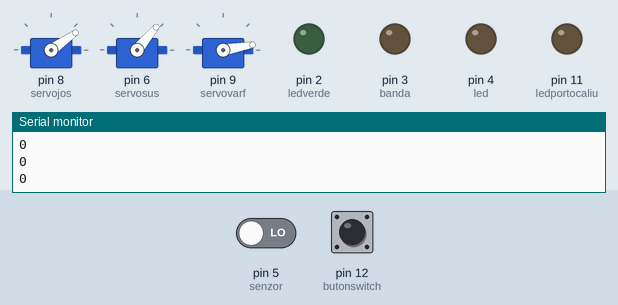
Simulated run of this sketch. Board: Arduino Uno, built with avr-gcc and run on an emulated ATmega328P. Shown: 3 × servo, output pins drawn as LEDs (lit = HIGH), the last lines printed to the serial monitor. The inputs (shaded band) are chosen by the test bench; at power-on: pin 12 (butonswitch) LOW, pin 5 (senzor) LOW.

Above: at 5.2 s.
5.3 s: pin 12 (butonswitch) pulled HIGH for 0.15 s
At 5.8 s:
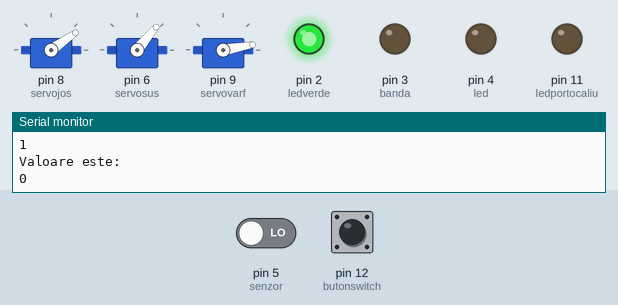
At 20.3 s:
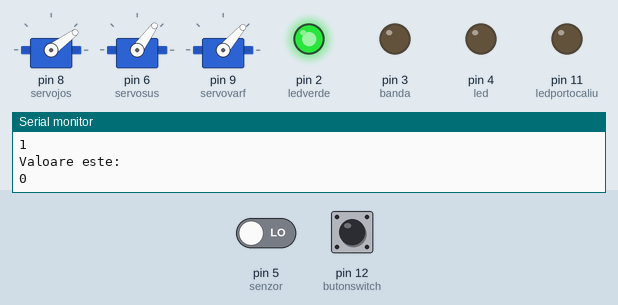
20.4 s: pin 5 (senzor) driven LOW
At 24.8 s:
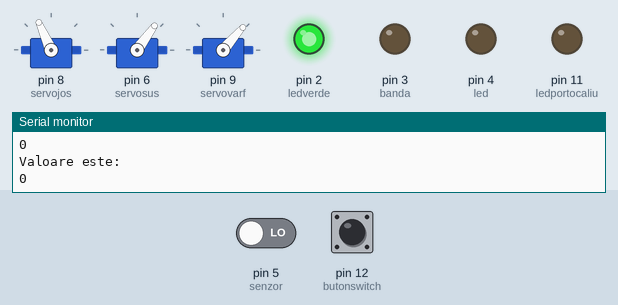
Timing chart, 0 to 29.4 s (numbered marks = the images above; inputs shaded):
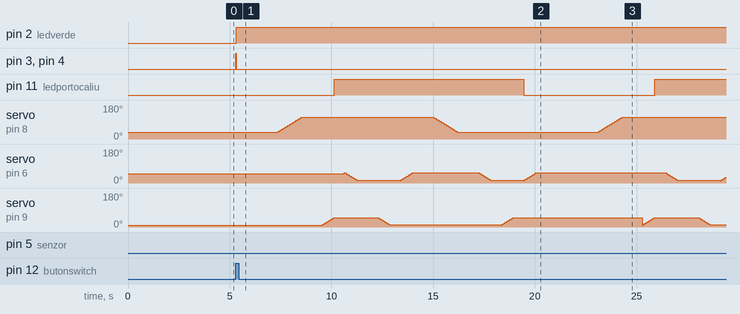

Measured:
- after the input at 5.3 s, pin 2 (ledverde): LOW → HIGH at once; pin 3 (banda), pin 4 (led): LOW → HIGH at once, → LOW 0.02 s later; pin 11 (ledportocaliu): LOW → HIGH after 4.8 s, → LOW 9.3 s later; servo on pin 8 (servojos): rises from 35° to 115° in 7.7 s, then falls to 36° in 1.2 s

The sketch:

Servodiplomafinal.ino
```cpp
#include <Servo.h>

Servo servosus;
Servo servojos;
Servo servovarf;
int angle = 35;
int angle1 = 50;
int angle2 = 10;


int senzor = 5;
int led = 4;
int ledverde = 2; // verde
int ledportocaliu = 11;

int areobstacol = HIGH;
int stareswitch = 0; // setare valoare intrerupator
int banda = 3; // rosu
const int butonswitch = 12;
int start = false; // starea de start intrerupator

void setup() {
  Serial.begin(9600);
  pinMode(senzor, INPUT);
  pinMode(ledportocaliu, OUTPUT);
  pinMode(ledverde, OUTPUT);
  pinMode(led, OUTPUT);
  pinMode(banda, OUTPUT);
  pinMode(butonswitch, INPUT);


  servojos.attach(8);
  servojos.write(angle);
  servosus.attach(6);
  servosus.write(angle1);
  servovarf.attach(9);
  servovarf.write(angle2);
  delay(4000); // incepe sistemul dupa 4 secunde  !
}


void loop() {
if (stareswitch == HIGH){ // stare intrerupator
  start = true;
}
if(stareswitch == LOW){   // stare intrerupator
    start = false;
  }
if(start == false){      // executare conditie
  digitalWrite(banda, LOW); // opreste banda
  digitalWrite(led, LOW); // aprinde led
}

stareswitch = digitalRead(butonswitch);
Serial.println(stareswitch); // printeaza in serial monitor variabila, aici printam sa vedem starea butonului


if(start == true){  // executare conditie
digitalWrite(led, HIGH); //porneste led rosu la pornirea benzii
digitalWrite(ledverde, LOW);
digitalWrite(banda, HIGH); // porneste banda

areobstacol = digitalRead(senzor); //citeste valoare senzor si stocheaza in variabila areobstacol

Serial.println("Valoare este: "); // printeaza in serial monitor
Serial.println(areobstacol); // printeaza in serial monitor variabila

if ( areobstacol == LOW){  // conditias daca detecteaza miscare
digitalWrite(banda, LOW); // opreste banda
digitalWrite(led, LOW); // aprinde led
digitalWrite(ledverde, HIGH);

delay(2000);

servojos1();
delay(1000);
servovarf1();
digitalWrite(ledportocaliu, HIGH); // aprinde led portocaliu
delay(500);
servosus2();
delay(1000);
servovarf2();
delay(500);

servosus1();
delay(1000);
servojos2();
delay(1000);
servosus2();
delay(500);

servovarf1();
delay(500);
digitalWrite(ledportocaliu, LOW); // stinge led portocaliu
servosus1();
delay(1000);

    }
}
}


void servojos1(){
  for(angle = 35; angle < 115; angle++)
  {
    servojos.write(angle);
    delay(15);
  }

}
void servojos2()
{
    //
  for(angle = 115; angle > 35; angle--)
  {
    servojos.write(angle);
    delay(15);
  }

}

void servosus1()
{
    for(angle1 = 13; angle1 < 55; angle1++)
  {
    servosus.write(angle1);
    delay(15);
  }
}

void servosus2()
{
      //
  for(angle1 = 55; angle1 > 13; angle1--)
  {
    servosus.write(angle1);
    delay(15);
  }
}

void servovarf1()
{
    for(angle2 = 10; angle2 < 50; angle2++)
  {
    servovarf.write(angle2);
    delay(15);
  }
}

void servovarf2()
{
      //
  for(angle2 = 50; angle2 > 10; angle2--)
  {
    servovarf.write(angle2);
    delay(15);
  }
}
```
